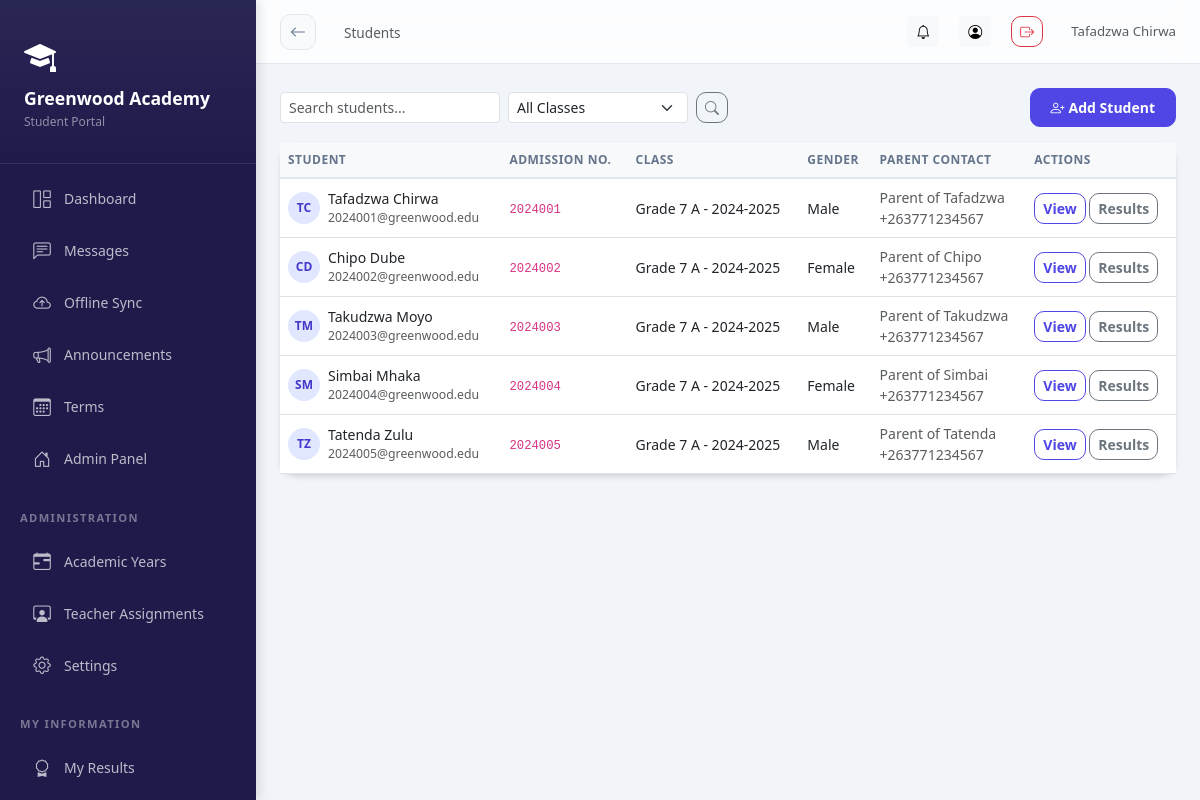
Page /academics/students/ (signed in) on the committed database.
### schools/models.py (models this page shows, shortened)
class School(models.Model):
    STATUS_CHOICES = [
        ('pending', 'Pending Approval'),
        ('active', 'Active'),
        ('suspended', 'Suspended'),
        ('rejected', 'Rejected'),
    ]
    name = models.CharField(max_length=200)
    subdomain = models.CharField(max_length=50, unique=True, db_index=True)
    email = models.EmailField()
    phone = models.CharField(max_length=20, blank=True)
    address = models.TextField(blank=True)
    logo = models.ImageField(upload_to='school_logos/', blank=True, null=True)
    theme_color = models.CharField(max_length=7, default='#4F46E5', help_text='Hex color code')
    motto = models.CharField(max_length=200, blank=True)
    status = models.CharField(max_length=20, choices=STATUS_CHOICES, default='pending')
    is_demo = models.BooleanField(default=False)
    created_at = models.DateTimeField(auto_now_add=True)
    updated_at = models.DateTimeField(auto_now=True)
    is_deleted = models.BooleanField(default=False)
    parent_registration_enabled = models.BooleanField(default=True)
    registration_token = models.CharField(max_length=100, unique=True, blank=True, null=True)
    subscription_active = models.BooleanField(default=False)
    subscription_expires = models.DateTimeField(null=True, blank=True)
    GRADING_SYSTEM_CHOICES = [
        ('system', 'System Grading (Default: 30% CA, 70% Exam)'),
        ('custom_weights', 'Custom CA/Exam Weights'),
        ('multiple_components', 'Multiple Assessment Components'),
        ('subject_specific', 'Subject-Specific Grading'),
    ]
    grading_system = models.CharField(
        max_length=30,
        choices=GRADING_SYSTEM_CHOICES,
        default='system',
        help_text='Choose the grading system for your school'
    )
    ca_weight = models.FloatField(
        default=30.0,
        help_text='Weight percentage for Continuous Assessment (CA)',
        validators=[MinValueValidator(0), MaxValueValidator(100)]
    )
    exam_weight = models.FloatField(
        default=70.0,
        help_text='Weight percentage for Exam',
        validators=[MinValueValidator(0), MaxValueValidator(100)]
    )
    class Meta:
        ordering = ['-created_at']

class SchoolUser(SyncBaseModel):
    ROLE_CHOICES = [
        ('headmaster', 'Headmaster'),
        ('admin', 'School Admin'),
        ('teacher', 'Teacher'),
        ('student', 'Student'),
        ('parent', 'Parent'),
    ]
    user = models.ForeignKey(User, on_delete=models.CASCADE, related_name='school_memberships')
    school = models.ForeignKey(School, on_delete=models.CASCADE, related_name='members', db_index=True)
    role = models.CharField(max_length=20, choices=ROLE_CHOICES, db_index=True)
    is_active = models.BooleanField(default=True, db_index=True)
    signature = models.ImageField(upload_to='signatures/', blank=True, null=True)
    class Meta:
        unique_together = ['user', 'school']

### academics/models.py (models this page shows, shortened)
class Student(SyncBaseModel):
    GENDER_CHOICES = [
        ('M', 'Male'),
        ('F', 'Female'),
        ('O', 'Other'),
    ]
    user = models.OneToOneField(User, on_delete=models.CASCADE, related_name='student_profile')
    school = models.ForeignKey(School, on_delete=models.CASCADE, related_name='students', db_index=True)
    school_user = models.OneToOneField(SchoolUser, on_delete=models.CASCADE, related_name='student_details')
    admission_number = models.CharField(max_length=50, unique=True, db_index=True)
    date_of_birth = models.DateField()
    gender = models.CharField(max_length=1, choices=GENDER_CHOICES)
    address = models.TextField()
    phone = models.CharField(max_length=20, blank=True)
    photo = models.ImageField(upload_to='student_photos/', blank=True, null=True)
    current_class = models.ForeignKey(
        ClassSection,
        on_delete=models.SET_NULL,
        null=True,
        blank=True,
        related_name='students'
    )
    parent_name = models.CharField(max_length=200)
    parent_phone = models.CharField(max_length=20)
    parent_email = models.EmailField()
    date_joined = models.DateField(auto_now_add=True)
    is_active = models.BooleanField(default=True)
    objects = TenantManager()
    all_objects = models.Manager()
    class Meta:
        ordering = ['admission_number']

class ClassSection(SyncBaseModel):
    school = models.ForeignKey(School, on_delete=models.CASCADE, related_name='class_sections')
    class_level = models.ForeignKey(ClassLevel, on_delete=models.CASCADE, related_name='sections')
    section_name = models.CharField(max_length=20)  # e.g., "A", "B", "Science"
    class_teacher = models.ForeignKey(
        SchoolUser,
        on_delete=models.SET_NULL,
        null=True,
        blank=True,
        limit_choices_to={'role': 'teacher'},
        related_name='homeroom_classes'
    )
    academic_year = models.ForeignKey(AcademicYear, on_delete=models.CASCADE, related_name='sections')
    objects = TenantManager()
    all_objects = models.Manager()
    class Meta:
        unique_together = ['class_level', 'section_name', 'academic_year']
        ordering = ['class_level__order', 'section_name']
    def __str__(self):
        return f"{self.class_level.name} {self.section_name} - {self.academic_year.name}"

class ClassLevel(SyncBaseModel):
    school = models.ForeignKey(School, on_delete=models.CASCADE, related_name='class_levels')
    name = models.CharField(max_length=50)  # e.g., "Grade 1", "Class 5"
    order = models.IntegerField(default=0)
    objects = TenantManager()
    all_objects = models.Manager()
    class Meta:
        ordering = ['order', 'name']

class AcademicYear(SyncBaseModel):
    school = models.ForeignKey(School, on_delete=models.CASCADE, related_name='academic_years')
    name = models.CharField(max_length=50)  # e.g., "2024-2025"
    start_date = models.DateField()
    end_date = models.DateField()
    is_current = models.BooleanField(default=False)
    objects = TenantManager()
    all_objects = models.Manager()
    class Meta:
        ordering = ['-start_date']

### academics/views.py (the view, shortened to what this page needs)
# urls.py: path('students/', views.StudentListView.as_view(), name='student_list'),
@method_decorator(login_required, name='dispatch')
class StudentListView(ListView):
    model = Student
    template_name = 'academics/student_list.html'
    context_object_name = 'students'
    paginate_by = 20
    def get_queryset(self):
        if 'last_student_password' in self.request.session:
            if self.request.session.get('show_password_once'):
                del self.request.session['last_student_password']
                del self.request.session['show_password_once']
            else:
                self.request.session['show_password_once'] = True
        queryset = Student.objects.filter(school=self.request.school).select_related('user', 'current_class')
        class_id = self.request.GET.get('class')
        if class_id:
            queryset = queryset.filter(current_class_id=class_id)
        search = self.request.GET.get('search')
        return queryset
    def get_context_data(self, **kwargs):
        context = super().get_context_data(**kwargs)
        context['class_sections'] = ClassSection.objects.filter(school=self.request.school)
        return context

### core/models.py (called while the page is built)
    def get_queryset(self):
        queryset = super().get_queryset()
        school = get_current_school()
        if school:
            return queryset.filter(school=school)
        return queryset

### schools/context_processors.py (called while the page is built)
def school_context(request):
    school = getattr(request, 'school', None)
    school_role = ''
    if school and request.user.is_authenticated:
        try:
            su = SchoolUser.objects.get(user=request.user, school=school, is_active=True)
            school_role = su.role
        except SchoolUser.DoesNotExist:
            pass
    return {
        'current_school': school,
        'school_role': school_role,
    }

### academics/templates/academics/student_list.html (shortened to what this page needs)
{% extends 'base_dashboard.html' %}
{% block page_title %}Students{% endblock %}
{% block content %}
<div class="d-flex justify-content-between align-items-center mb-3">
    <div class="d-flex gap-2 align-items-center">
        <form method="get" class="d-flex gap-2">
            <input type="text" name="search" value="{{ request.GET.search }}" class="form-control form-control-sm" placeholder="Search students..." style="width:220px;">
            <select name="class" class="form-select form-select-sm" style="width:180px;">
                <option value="">All Classes</option>
            </select>
            <button type="submit" class="btn btn-sm btn-outline-secondary"><i class="bi bi-search"></i></button>
        </form>
    </div>
    <a href="{% url 'academics:student_add' %}" class="btn btn-primary btn-sm">
        <i class="bi bi-person-plus me-1"></i>Add Student
    </a>
</div>
<div class="card">
    <div class="table-responsive">
        <table class="table table-hover mb-0">
            <thead class="table-light">
                <tr>
                    <th>Student</th>
                    <th>Admission No.</th>
                    <th>Class</th>
                    <th>Gender</th>
                    <th>Parent Contact</th>
                    <th>Actions</th>
                </tr>
            </thead>
            <tbody>
                {% for student in students %}
                <tr>
                    <td>
                        <div class="d-flex align-items-center gap-2">
                            <div style="width:32px;height:32px;border-radius:50%;background:#e0e7ff;display:flex;align-items:center;justify-content:center;font-weight:600;font-size:0.75rem;color:#4338ca;">
                                {{ student.user.first_name|first|upper }}{{ student.user.last_name|first|upper }}
                            </div>
                            <div>
                                <div class="fw-medium">{{ student.user.get_full_name }}</div>
                                <div class="text-muted small">{{ student.user.email }}</div>
                            </div>
                        </div>
                    </td>
                    <td><code>{{ student.admission_number }}</code></td>
                    <td>{{ student.current_class|default:'—' }}</td>
                    <td>{{ student.get_gender_display }}</td>
                    <td class="small text-muted">{{ student.parent_name }}<br>{{ student.parent_phone }}</td>
                    <td>
                        <a href="{% url 'academics:student_detail' student.pk %}" class="btn btn-xs btn-sm btn-outline-primary">View</a>
                        <a href="{% url 'results:student_results' student.pk %}" class="btn btn-xs btn-sm btn-outline-secondary">Results</a>
                    </td>
                </tr>
                {% endfor %}
            </tbody>
        </table>
    </div>
</div>
{% endblock %}

### templates/base_dashboard.html (shortened to what this page needs)
<!DOCTYPE html>
<html lang="en">
<head>
<link rel="stylesheet" href="https://cdn.jsdelivr.net/npm/bootstrap@5.3.0/dist/css/bootstrap.min.css">
<link rel="stylesheet" href="https://cdn.jsdelivr.net/npm/bootstrap-icons@1.11.0/font/bootstrap-icons.css">
<link href="https://cdn.jsdelivr.net/npm/tom-select@2.2.2/dist/css/tom-select.bootstrap5.css" rel="stylesheet">
</head>
<body>
<div class="sidebar" id="sidebar">
  <div class="sidebar-brand">
    {% if current_school.logo %}
      <img src="{{ current_school.logo.url }}" alt="{{ current_school.name }}" class="rounded">
  {% else %}
    <i class="bi bi-mortarboard-fill text-white mb-2 d-block" style="font-size: 2rem;"></i>
  {% endif %}
  <h5>{{ current_school.name|default:"AcademiaLink" }}</h5>
  <small>{{ school_role|title }} Portal</small>
  </div>
  <nav class="py-2">
    <a href="{% url 'analytics:dashboard' %}" class="nav-link {% if request.path == '/analytics/dashboard/' %}active{% endif %}">
      <i class="bi bi-grid-1x2"></i> Dashboard
    </a>
    <a href="{% url 'messaging:list' %}" class="nav-link {% if 'messages' in request.path %}active{% endif %}">
      <i class="bi bi-chat-left-text"></i> Messages
    </a>
    <a href="{% url 'offline_sync' %}" class="nav-link {% if request.resolver_match.url_name == 'offline_sync' %}active{% endif %}">
      <i class="bi bi-cloud-arrow-up"></i>
      <span>Offline Sync</span>
    </a>
    <a href="{% url 'notifications:announcements' %}" class="nav-link {% if 'announcements' in request.path %}active{% endif %}">
      <i class="bi bi-megaphone"></i> Announcements
    </a>
    <a href="{% url 'results:term_list' %}" class="nav-link {% if 'terms' in request.path %}active{% endif %}">
      <i class="bi bi-calendar3"></i> Terms
    </a>
    <a href="{% url 'dashboard' %}" class="nav-link {% if '/school/dashboard/' in request.path %}active{% endif %}">
      <i class="bi bi-house-door"></i> Admin Panel
    </a>
    <div class="nav-section">Administration</div>
    <a href="{% url 'academics:academic_year_list' %}" class="nav-link {% if 'years' in request.path %}active{% endif %}">
      <i class="bi bi-calendar-range"></i> Academic Years
    </a>
    <a href="{% url 'academics:teacher_assignment_list' %}" class="nav-link {% if 'assignments' in request.path %}active{% endif %}">
      <i class="bi bi-person-workspace"></i> Teacher Assignments
    </a>
    <a href="{% url 'school_settings' %}" class="nav-link {% if 'settings' in request.path %}active{% endif %}">
      <i class="bi bi-gear"></i> Settings
    </a>
    {% if school_role in 'parent,student' %}
    <div class="nav-section">My Information</div>
    {% if school_role == 'student' %}
    <a href="{% url 'results:result_entry' %}" class="nav-link"><i class="bi bi-award"></i> My Results</a>
    {% endif %}
    {% endif %}
  </nav>
</div>
<div class="main-content">
  <div class="topbar">
    <div class="topbar-left">
      <a href="javascript:history.back()" class="btn-back d-none d-md-flex" id="global-back-btn" title="Go Back">
        <i class="bi bi-arrow-left"></i>
      </a>
      <nav aria-label="breadcrumb" class="d-none d-md-block">
        <span class="text-muted" style="font-size:.85rem;">{% block page_title %}{% endblock %}</span>
      </nav>
    </div>
    <div class="topbar-right">
        <a href="{% url 'notifications:list' %}" class="btn btn-sm btn-light position-relative" title="Notifications">
        <i class="bi bi-bell"></i>
      </a>
      <a href="{% url 'accounts:profile' %}" class="btn btn-sm btn-light" title="Profile">
        <i class="bi bi-person-circle"></i>
      </a>
      <a href="{% url 'accounts:logout' %}" class="btn btn-sm btn-outline-danger" title="Logout">
        <i class="bi bi-box-arrow-right"></i>
      </a>
      <span class="text-muted d-none d-md-inline-block ms-2" style="font-size:.83rem;">
        {{ user.get_full_name|default:user.username }}
      </span>
    </div>
  </div>
  <div class="page-content">
    {% block content %}{% endblock %}
  </div>
</div>
</body>
</html>

### rows in the picture
School: name "Greenwood Academy"
SchoolUser: role "Student"
Student: user.first_name|first "T", user.last_name|first "C", user.get_full_name "Tafadzwa Chirwa", user.email "2024001@greenwood.edu", admission_number "2024001", current_class "Grade 7 A - 2024-2025", gender "Male", parent_name "Parent of Tafadzwa", parent_phone "+263771234567"
Student: user.first_name|first "C", user.last_name|first "D", user.get_full_name "Chipo Dube", user.email "2024002@greenwood.edu", admission_number "2024002", current_class "Grade 7 A - 2024-2025", gender "Female", parent_name "Parent of Chipo", parent_phone "+263771234567"
Student: user.first_name|first "T", user.last_name|first "M", user.get_full_name "Takudzwa Moyo", user.email "2024003@greenwood.edu", admission_number "2024003", current_class "Grade 7 A - 2024-2025", gender "Male", parent_name "Parent of Takudzwa", parent_phone "+263771234567"
Student: user.first_name|first "S", user.last_name|first "M", user.get_full_name "Simbai Mhaka", user.email "2024004@greenwood.edu", admission_number "2024004", current_class "Grade 7 A - 2024-2025", gender "Female", parent_name "Parent of Simbai", parent_phone "+263771234567"
Student: user.first_name|first "T", user.last_name|first "Z", user.get_full_name "Tatenda Zulu", user.email "2024005@greenwood.edu", admission_number "2024005", current_class "Grade 7 A - 2024-2025", gender "Male", parent_name "Parent of Tatenda", parent_phone "+263771234567"

### other values in the picture
{{ user.get_full_name|default:user.username }} "Tafadzwa Chirwa"
